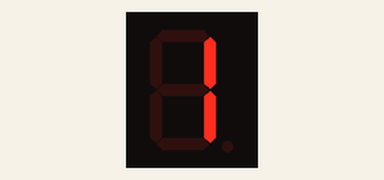
Recording of a sketch running on a simulated Arduino Uno, built with avr-gcc and run on an emulated ATmega328P. Parts: 1-digit seven-segment display. Wiring (inferred from the names in the program): 1-digit 7-segment display, segments lit when HIGH: segments pin 3, pin 4, pin 5, pin 6, pin 7, pin 8, pin 9, pin 10. The segment pins are drawn as the display they are named for.

Above: at 0.1 s.
At 1.1 s:
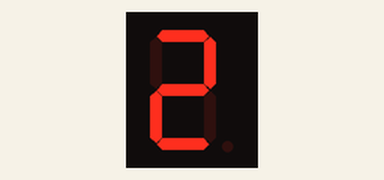
At 1.6 s:
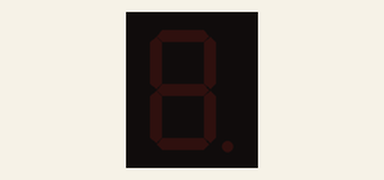

The sketch:

7-seg-simple.ino
```cpp
// this is a 7 segment display pinout to arduino
int dp = 10;
int a = 3;
int b = 4;
int c = 5;
int d = 6;
int e = 7;
int f = 8;
int g = 9;

void setup() {
  // initialize digital pins 3-10 as an output.
  pinMode(dp, OUTPUT);
  pinMode(a, OUTPUT);
  pinMode(b, OUTPUT);
  pinMode(c, OUTPUT);
  pinMode(d, OUTPUT);
  pinMode(e, OUTPUT);
  pinMode(f, OUTPUT);
  pinMode(g, OUTPUT);
}

void num1(){
  //digitalWrite(dp, HIGH);
  //digitalWrite(a, HIGH);
  digitalWrite(b, HIGH);
  digitalWrite(c, HIGH);
  //digitalWrite(d, HIGH);
  //digitalWrite(e, HIGH);
  //digitalWrite(f, HIGH);
  //digitalWrite(g, HIGH);
}

void num2(){
  //digitalWrite(dp, HIGH);
  digitalWrite(a, HIGH);
  digitalWrite(b, HIGH);
  //digitalWrite(c, HIGH);
  digitalWrite(d, HIGH);
  digitalWrite(e, HIGH);
  //digitalWrite(f, HIGH);
  digitalWrite(g, HIGH);
}

void clear(){
  digitalWrite(dp, LOW);
  digitalWrite(a, LOW);
  digitalWrite(b, LOW);
  digitalWrite(c, LOW);
  digitalWrite(d, LOW);
  digitalWrite(e, LOW);
  digitalWrite(f, LOW);
  digitalWrite(g, LOW);
}

// the loop function runs over and over again forever
void loop() {
  num1();
  delay(500);
  clear();
  delay(500);
  num2();
  delay(500);
  clear();
  delay(500);
}
```

Measured:
- by itself, everything shown: repeats every 2.0 s, in 4 steps
- what the display in image 1 shows lasts 0.5 s, from 1.0 s to 1.5 s
